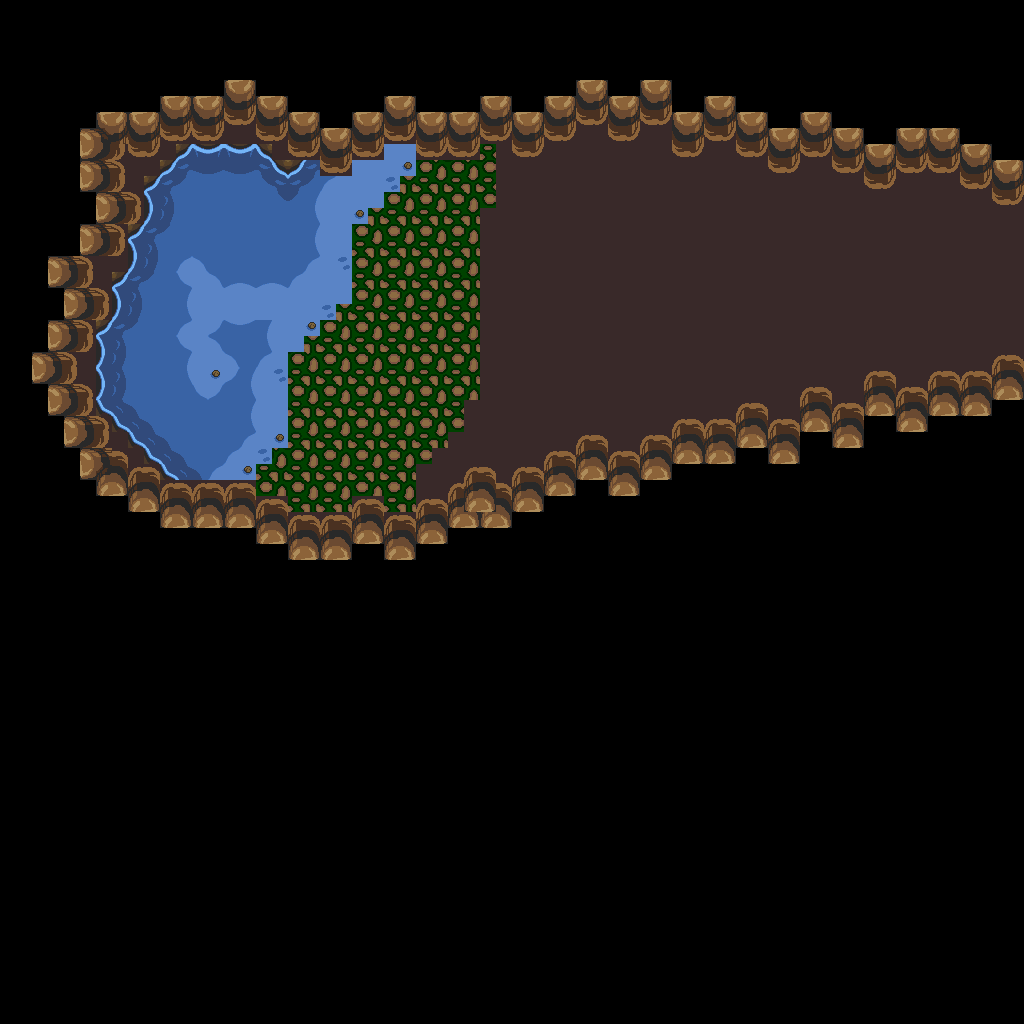

The image is a tile-based game level rendered from a .tmx file. Its description and source (layers, tilesets, objects; grid data summarised) follow:
An orthogonal 64x64 tile map with 16x16 px tiles, 1 tile layer (base), 2 hidden layers not drawn.

<map version="1.10" tiledversion="1.12.1" orientation="orthogonal" renderorder="right-down" width="64" height="64" tilewidth="16" tileheight="16" infinite="0" nextlayerid="4" nextobjectid="1">
 <tileset firstgid="1" source="../classiciphone_pics4.tsx" />
 <layer id="1" name="base" width="64" height="64">
  <data>[4096 cells, 4096 non-empty, 57 distinct tile ids]</data>
 </layer>
 <layer id="2" name="collision" width="64" height="64" visible="0">
  <properties><property name="collision" value="true" /></properties>
  <data>[4096 cells, 3086 non-empty, 1 distinct tile ids]</data>
 </layer>
 <layer id="3" name="water" width="64" height="64" visible="0">
  <properties><property name="terrain" value="water" /></properties>
  <data>[4096 cells, 463 non-empty, 1 distinct tile ids]</data>
 </layer>
</map>
